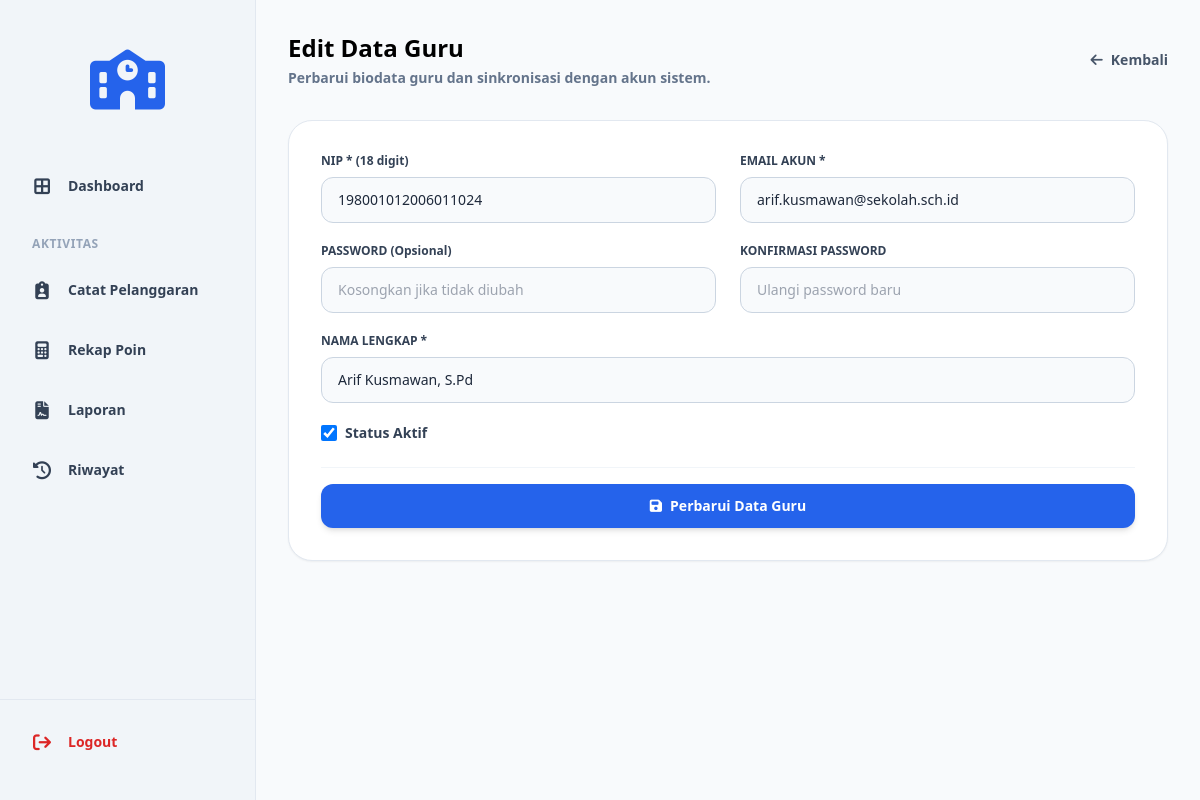
The app's page /edit_guru.php?id=75 (signed in) with its own data.
### tables this page shows
CREATE TABLE `t_guru` (
  `id` int(11) NOT NULL AUTO_INCREMENT,
  `nip` varchar(30) NOT NULL,
  `nama` varchar(150) DEFAULT NULL,
  `email` varchar(150) NOT NULL,
  `status_aktif` tinyint(1) NOT NULL,
  `user_id` int(11) NOT NULL,
  `created_at` timestamp NOT NULL DEFAULT current_timestamp(),
  `updated_at` timestamp NOT NULL DEFAULT current_timestamp(),
  PRIMARY KEY (`id`),
  UNIQUE KEY `uq_t_guru_nip` (`nip`),
  UNIQUE KEY `uq_t_guru_email` (`email`),
  UNIQUE KEY `uq_t_guru_user_id` (`user_id`),
  CONSTRAINT `t_guru_ibfk_1` FOREIGN KEY (`user_id`) REFERENCES `t_users` (`id`) ON DELETE CASCADE
);

### edit_guru.php (the view, shortened to what this page needs)
<?php
include 'config/koneksi.php';
$id = $_GET['id'] ?? null;
$query_data = mysqli_query($koneksi, "SELECT * FROM t_guru WHERE id = '$id'");
$data = mysqli_fetch_assoc($query_data);
?>
<!DOCTYPE html>
<html lang="id">
<head>
    <?php include 'layouts/head.php'; ?>
</head>
<body class="bg-slate-50 text-slate-800 font-sans min-h-screen flex">
    <?php include 'layouts/sidebar.php'; ?>
    <main class="flex-1 p-8 bg-slate-50 overflow-y-auto">
        <div class="flex justify-between items-center mb-8 max-w-4xl mx-auto">
            <div>
                <h1 class="text-2xl font-bold text-black">Edit Data Guru</h1>
                <p class="text-sm font-bold text-slate-500 mt-1">Perbarui biodata guru dan sinkronisasi dengan akun sistem.</p>
            </div>
            <a href="kelola_guru.php" class="text-slate-600 hover:text-black font-bold text-sm flex items-center gap-2">
                <i class="fa-solid fa-arrow-left"></i> Kembali
            </a>
        </div>
        <div class="max-w-4xl mx-auto bg-white p-8 rounded-[1.5rem] shadow-sm border border-slate-200">
            <form method="POST" action="">
                <div class="grid grid-cols-2 gap-6 mb-5">
                    <div>
                        <label class="block text-xs font-bold text-slate-700 mb-2">NIP * (18 digit)</label>
                        <input type="text" name="nip" inputmode="numeric" pattern="[0-9]{18}" minlength="18" maxlength="18" value="<?php echo htmlspecialchars($data['nip']); ?>" required class="w-full border border-slate-300 px-4 py-3 rounded-xl text-sm focus:border-blue-600 focus:outline-none bg-slate-50">
                    </div>
                    <div>
                        <label class="block text-xs font-bold text-slate-700 mb-2">EMAIL AKUN *</label>
                        <input type="email" name="email" value="<?php echo htmlspecialchars($data['email']); ?>" required class="w-full border border-slate-300 px-4 py-3 rounded-xl text-sm focus:border-blue-600 focus:outline-none bg-slate-50">
                    </div>
                </div>
                <div class="grid grid-cols-2 gap-6 mb-5">
                    <div>
                        <label class="block text-xs font-bold text-slate-700 mb-2">PASSWORD (Opsional)</label>
                        <input type="password" name="password" placeholder="Kosongkan jika tidak diubah" class="w-full border border-slate-300 px-4 py-3 rounded-xl text-sm focus:border-blue-600 focus:outline-none bg-slate-50">
                    </div>
                    <div>
                        <label class="block text-xs font-bold text-slate-700 mb-2">KONFIRMASI PASSWORD</label>
                        <input type="password" name="confirm_password" placeholder="Ulangi password baru" class="w-full border border-slate-300 px-4 py-3 rounded-xl text-sm focus:border-blue-600 focus:outline-none bg-slate-50">
                    </div>
                </div>
                <div class="mb-5">
                    <label class="block text-xs font-bold text-slate-700 mb-2">NAMA LENGKAP *</label>
                    <input type="text" name="nama" value="<?php echo htmlspecialchars($data['nama']); ?>" required class="w-full border border-slate-300 px-4 py-3 rounded-xl text-sm focus:border-blue-600 focus:outline-none bg-slate-50">
                </div>
                <div class="flex items-center gap-2 mb-6 mt-4">
                    <input type="checkbox" name="status_aktif" value="1" <?php echo $data['status_aktif'] == 1 ? 'checked' : ''; ?> class="w-4 h-4 text-blue-600 bg-slate-100 border-slate-300 rounded focus:ring-blue-500">
                    <label class="text-sm font-bold text-slate-700">Status Aktif</label>
                </div>
                <div class="pt-4 border-t border-slate-100">
                    <button type="submit" class="w-full bg-blue-600 hover:bg-blue-700 text-white font-bold py-3 px-6 rounded-xl text-sm shadow-md transition flex items-center justify-center gap-2">
                        <i class="fa-solid fa-save"></i> Perbarui Data Guru
                    </button>
                </div>
            </form>
        </div>
    </main>
</body>
</html>

### records on screen
t_guru: nip "198001012006011024", email "arif.kusmawan@sekolah.sch.id", nama "Arif Kusmawan, S.Pd", status_aktif "☑"
